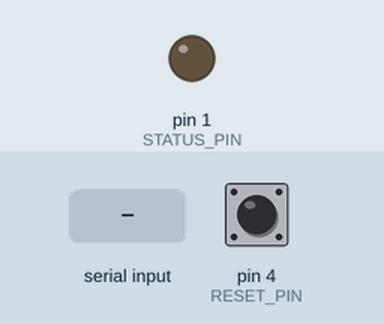
A sketch run on a simulated Arduino Uno, built for the host (arithmetic inside an expression is 32-bit, double 64-bit). On the bench: output pins drawn as LEDs (lit = HIGH). The inputs (shaded band) are chosen by the test bench; at power-on: pin 4 (RESET_PIN) HIGH.

Above: at 1.2 s.
1.3 s: "S90\n" received over the second serial link
At 2.1 s:
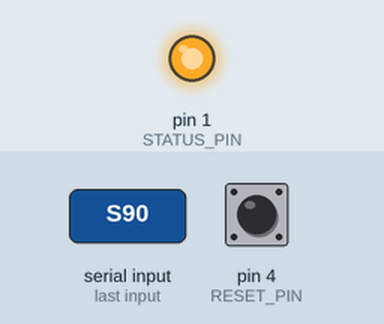
4.3 s: pin 4 (RESET_PIN) pulled LOW for 0.15 s
Timing chart, 0 to 7.3 s (numbered marks = the images above; inputs shaded):
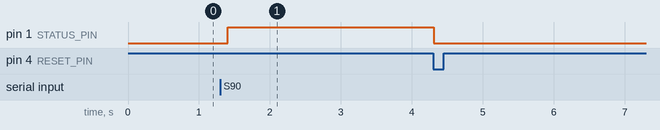

The sketch:

watchdog.ino
```cpp
// (licence header left out)
/*
   Soft Watchdog Timer
   Receives both Feed pulse and Commands from Pin 4
*/

#include <SoftwareSerial.h>
#include <avr/sleep.h>
#include <avr/interrupt.h>
#include <avr/power.h>
#include <avr/wdt.h>


#define RX_PIN 3
#define TX_PIN 2
#define STATUS_PIN 1
#define RESET_PIN 4
#define MAX_MSG 10

SoftwareSerial mySerial(RX_PIN, TX_PIN);
// Globals
// if you want to start the watchdog busy, set sleep period and watch period accordingly.
// then it needs no further interaction to run.
//
int watch_period = 3600; // default timeout 1 Hour. Lazy dog
int sleep_period = 0;    // sleeps forever, once it does
int timer = sleep_period;
int DEBUG = false;
enum {
  SLEEPING, WATCHING
} state = SLEEPING;

enum tags {
  TIMEOUT = 'T',
  START = 'S',
  STOP = 'P',
  FEED = 'F',
  LOGGING = 'D'
};
// Data and Function Prototypes
struct result {
    tags cmd;
    int value;
};
void system_sleep(int duration, int mode) ;
result get_input();

void setup() {
    mySerial.begin(9600);
    mySerial.setTimeout(100);
    pinMode(RESET_PIN, INPUT_PULLUP);
    pinMode(STATUS_PIN, OUTPUT);
    state = SLEEPING;
}

void loop() {
    result input;
    int reset_state;

    if (state == SLEEPING) {
      digitalWrite(STATUS_PIN, LOW);
    } else {
      if (timer < (watch_period / 2)) {
        digitalWrite(STATUS_PIN, timer & 1); // toggle status
      } else {
        digitalWrite(STATUS_PIN, HIGH);
      }
    }

    system_sleep(WDTO_1S, SLEEP_MODE_PWR_DOWN);

    reset_state = digitalRead(RESET_PIN); // could be reset of the master which happened
    if (reset_state == 0) {  // reset is low, stop watchdog
        state = SLEEPING;
        timer = sleep_period;
        if (DEBUG) {
          mySerial.println("Reset");
        }
    } else { // check messages
      input = get_input();
      switch (input.cmd) {
        case START: // Start
          state = WATCHING;
          timer = watch_period = input.value;
          break;
        case STOP: // Stop
          state = SLEEPING;
          timer = sleep_period = input.value;
          break;
        case LOGGING: //Debug
          if (input.value <= 0) {
            DEBUG = ! DEBUG;
          } else {
            DEBUG = input.value;
          }
          break;
        case FEED: // Feed
          if (state == WATCHING) { // Feed the dog
            timer = watch_period;
          }
        case TIMEOUT:
        default: // Timeout
          if (state == SLEEPING) { // Stopped
            if (sleep_period > 0) {
              timer -= 1;
              if (timer <= 0) {
                timer = watch_period;
                state = WATCHING;
              }
            }
          } else {  // Armed
            timer -= 1;
            if (timer <= 0) {
              // Fire the reset Pulse
              pinMode(RESET_PIN, OUTPUT);
              digitalWrite(RESET_PIN, LOW);
              delay(100);
              digitalWrite(RESET_PIN, HIGH);
              pinMode(RESET_PIN, INPUT_PULLUP);

              state = SLEEPING;
              timer = sleep_period;
              // if the watchdog should be restarted instead of sleeping,
              // replace the two lines above by the single line
              // timer = watch_period;
            }
            break;
          }
      }
    }
    if (DEBUG) {
      mySerial.print(state ? "Watch " : "Sleep ");
      mySerial.println(timer, DEC);
    }
}

result get_input() {
  result input;
  byte received = 0;
  char message[MAX_MSG + 1]; // Command Buffer

  if (mySerial.available() > 0) { // message seen
    received = mySerial.readBytes(message, MAX_MSG);
    if (received > 0) {
      message[received] = '\0';
      if (DEBUG) {
        mySerial.print("Cmd ");
        mySerial.println(message);
      }
      for (int i = 0; i < received; i++) {
        if (message[i] == 'S' ||  // dedicated command?
            message[i] == 'D' ||
            message[i] == 'P') {
          input = {(tags)message[i], max(atoi(message + i + 1), 0)};
          break;
        } else { // Everything else is considered Feed
          input = {FEED, 0};
        }
      }
    }
  } else {
    input = {TIMEOUT, 0};
  }
  return input;
}

//****************************************************************
// set system into the sleep state
// system wakes up when wtchdog is timed out
void system_sleep(int duration, int mode)
{
    PCMSK |= _BV(PCINT4);   // Use PB4 too as interrupt pin
    wdt_enable(duration);
    set_sleep_mode(mode); // sleep mode is set here
    wdt_reset();
#ifdef _AVR_IOTNX5_H_
    WDTCR |= (1<<WDIE); // reenable interrupt to prevent system reset
    ADCSRA &= ~_BV(ADEN);                     //disable ADC
#else
    WDTCSR |= (1<<WDIE); // reenable interrupt to prevent system reset
#endif
    sleep_enable();
    sleep_cpu();
    sleep_disable();                     // System continues execution here when watchdog timed out
    PCMSK &= ~_BV(PCINT4);               // Turn off PB4 as interrupt pin
#ifdef _AVR_IOTNX5_H_
    ADCSRA |= _BV(ADEN);                 //enable ADC
#endif
}

//****************************************************************

ISR(WDT_vect)
{
   wdt_disable();
}

ISR(PCINT1_vect) {
    // This is called when the interrupt occurs
}
```

Measured:
- after the input at 1.3 s, pin 1 (STATUS_PIN): LOW → HIGH after 0.10 s
